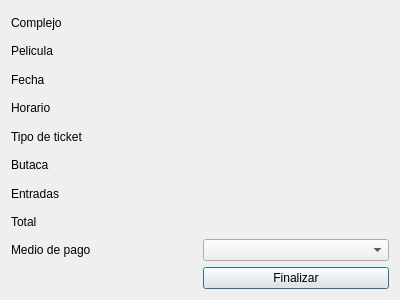
<?xml version="1.0" encoding="UTF-8"?>
<ui version="4.0">
 <class>Pago</class>
 <widget class="QDialog" name="Pago">
  <property name="geometry">
   <rect>
    <x>0</x>
    <y>0</y>
    <width>400</width>
    <height>300</height>
   </rect>
  </property>
  <property name="windowTitle">
   <string>Dialog</string>
  </property>
  <layout class="QHBoxLayout" name="horizontalLayout">
   <item>
    <layout class="QGridLayout" name="gridLayout">
     <item row="2" column="0">
      <widget class="QLabel" name="label_4">
       <property name="text">
        <string>Fecha</string>
       </property>
      </widget>
     </item>
     <item row="0" column="1">
      <widget class="QLabel" name="label_sucursal">
       <property name="text">
        <string/>
       </property>
      </widget>
     </item>
     <item row="3" column="1">
      <widget class="QLabel" name="label_horario">
       <property name="text">
        <string/>
       </property>
      </widget>
     </item>
     <item row="6" column="1">
      <widget class="QLabel" name="label_cantidad">
       <property name="text">
        <string/>
       </property>
      </widget>
     </item>
     <item row="9" column="1">
      <widget class="QPushButton" name="Boton_finalizar">
       <property name="text">
        <string>Finalizar</string>
       </property>
      </widget>
     </item>
     <item row="5" column="1">
      <widget class="QLabel" name="label_asiento">
       <property name="text">
        <string/>
       </property>
      </widget>
     </item>
     <item row="8" column="1">
      <widget class="QComboBox" name="comboBox_medios"/>
     </item>
     <item row="4" column="1">
      <widget class="QLabel" name="label_tipo">
       <property name="text">
        <string/>
       </property>
      </widget>
     </item>
     <item row="1" column="1">
      <widget class="QLabel" name="label_pelicula">
       <property name="text">
        <string/>
       </property>
      </widget>
     </item>
     <item row="2" column="1">
      <widget class="QLabel" name="label_fecha">
       <property name="text">
        <string/>
       </property>
      </widget>
     </item>
     <item row="1" column="0">
      <widget class="QLabel" name="label_2">
       <property name="text">
        <string>Pelicula</string>
       </property>
      </widget>
     </item>
     <item row="6" column="0">
      <widget class="QLabel" name="label_10">
       <property name="text">
        <string>Entradas</string>
       </property>
      </widget>
     </item>
     <item row="8" column="0">
      <widget class="QLabel" name="label_17">
       <property name="text">
        <string>Medio de pago</string>
       </property>
      </widget>
     </item>
     <item row="7" column="1">
      <widget class="QLabel" name="label_total">
       <property name="text">
        <string/>
       </property>
      </widget>
     </item>
     <item row="7" column="0">
      <widget class="QLabel" name="label_11">
       <property name="text">
        <string>Total</string>
       </property>
      </widget>
     </item>
     <item row="3" column="0">
      <widget class="QLabel" name="label_3">
       <property name="text">
        <string>Horario</string>
       </property>
      </widget>
     </item>
     <item row="0" column="0">
      <widget class="QLabel" name="label">
       <property name="text">
        <string>Complejo</string>
       </property>
      </widget>
     </item>
     <item row="5" column="0">
      <widget class="QLabel" name="label_15">
       <property name="text">
        <string>Butaca</string>
       </property>
      </widget>
     </item>
     <item row="4" column="0">
      <widget class="QLabel" name="label_16">
       <property name="text">
        <string>Tipo de ticket</string>
       </property>
      </widget>
     </item>
    </layout>
   </item>
  </layout>
 </widget>
 <resources/>
 <connections/>
</ui>
